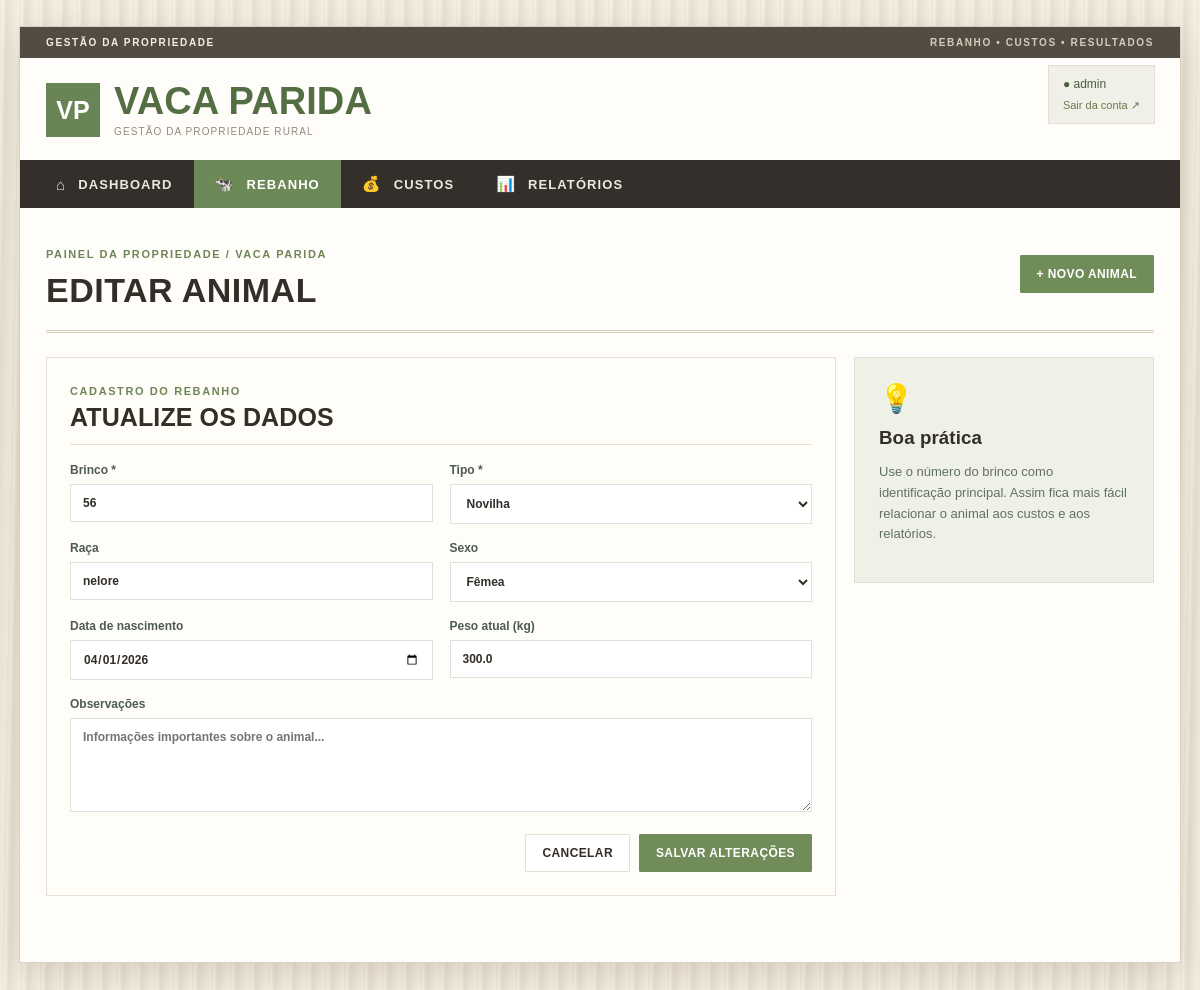
Screenshot of /rebanho/editar/1 (signed in) with the database file from the repository.
### tables this page shows
CREATE TABLE animais (
            id INTEGER PRIMARY KEY AUTOINCREMENT,
            brinco TEXT NOT NULL,
            tipo TEXT NOT NULL,
            raca TEXT,
            sexo TEXT,
            nascimento TEXT,
            peso REAL DEFAULT 0,
            observacoes TEXT
        , usuario_id INTEGER REFERENCES usuarios(id));

### app.py (the view, shortened to what this page needs)
@app.route("/rebanho/editar/<int:id>", methods=["GET", "POST"])
@login_required
def editar_animal(id):
    conn = get_db()
    animal = conn.execute(
        "SELECT * FROM animais WHERE id = ? AND usuario_id = ?", (id, session["usuario_id"])
    ).fetchone()
    if not animal:
        conn.close()
        flash("Animal não encontrado.", "error")
        return redirect(url_for("rebanho"))
    conn.close()
    return render_template("animal_form.html", animal=animal)

### app.py (called while the page is built)
def get_db():
    conn = sqlite3.connect(DB)
    conn.row_factory = sqlite3.Row
    return conn

def login_required(fn):
    @wraps(fn)
    def wrapper(*args, **kwargs):
        if not session.get("usuario_id"):
            return redirect(url_for("login"))
        return fn(*args, **kwargs)
    return wrapper

@app.before_request
def security_checks():
    if session.get("usuario_id"):
        with get_db() as conn:
            if not conn.execute("SELECT 1 FROM usuarios WHERE id=?", (session["usuario_id"],)).fetchone():
                session.clear()
                return redirect(url_for("login"))
    if request.method in ("POST", "PUT", "PATCH", "DELETE"):
        sent = request.form.get("csrf_token", "") or request.headers.get("X-CSRF-Token", "")
        expected = session.get("csrf_token", "")
        if not expected or not hmac.compare_digest(sent, expected):
            abort(400, "Token de segurança inválido. Atualize a página e tente novamente.")

@app.after_request
def security_headers(response):
    response.headers["X-Content-Type-Options"] = "nosniff"
    response.headers["X-Frame-Options"] = "DENY"
    response.headers["Referrer-Policy"] = "strict-origin-when-cross-origin"
    response.headers["Content-Security-Policy"] = "default-src 'self'; style-src 'self' https://fonts.googleapis.com; font-src 'self' https://fonts.gstatic.com; script-src 'self'; img-src 'self' data:; object-src 'none'; base-uri 'self'; frame-ancestors 'none'; form-action 'self'"
    response.headers["Cache-Control"] = "no-store"
    if os.environ.get("COOKIE_SECURE") == "1":
        response.headers["Strict-Transport-Security"] = "max-age=31536000; includeSubDomains"
    return response

### templates/animal_form.html (shortened to what this page needs)
{% extends "base.html" %}
{% block page_title %}{{ "Editar animal" if animal else "Novo animal" }}{% endblock %}
{% block content %}
<div class="form-layout">
    <section class="panel form-panel">
        <div class="panel-head">
            <div><span class="eyebrow">CADASTRO DO REBANHO</span><h3>{{ "Atualize os dados" if animal else "Cadastre um novo animal" }}</h3></div>
        </div>
        <form method="post" class="form-grid">
            <label>Brinco *<input name="brinco" required value="{{ animal.brinco if animal else '' }}" placeholder="Ex.: 102"></label>
            <label>Tipo *
                <select name="tipo" required>
                    {% for tipo in ["Matriz","Bezerro","Touro","Novilha","Outro"] %}
                    <option value="{{ tipo }}" {% if animal and animal.tipo == tipo %}selected{% endif %}>{{ tipo }}</option>
                    {% endfor %}
                </select>
            </label>
            <label>Raça<input name="raca" value="{{ animal.raca if animal else '' }}" placeholder="Ex.: Nelore"></label>
            <label>Sexo
                <select name="sexo">
                    <option value="Fêmea" {% if animal and animal.sexo == "Fêmea" %}selected{% endif %}>Fêmea</option>
                </select>
            </label>
            <label>Data de nascimento<input type="date" name="nascimento" value="{{ animal.nascimento if animal else '' }}"></label>
            <label>Peso atual (kg)<input type="number" step="0.1" min="0" name="peso" value="{{ animal.peso if animal else '0' }}"></label>
            <label class="full">Observações<textarea name="observacoes" rows="5" placeholder="Informações importantes sobre o animal...">{{ animal.observacoes if animal else '' }}</textarea></label>
            <div class="form-actions full">
                <a class="btn" href="{{ url_for('rebanho') }}">Cancelar</a>
                <button class="btn btn-primary" type="submit">{{ "Salvar alterações" if animal else "Cadastrar animal" }}</button>
            </div>
        </form>
    </section>
    <aside class="tip-card">
        <span class="tip-icon">💡</span>
        <h3>Boa prática</h3>
        <p>Use o número do brinco como identificação principal. Assim fica mais fácil relacionar o animal aos custos e aos relatórios.</p>
    </aside>
</div>
{% endblock %}

### static/style.css (style rules this page uses)
:root { --bg:#f5f7f3;--surface:#fff;--text:#17231b;--muted:#6d786f; --primary:#2f6b43;--primary-dark:#245435;--soft:#e9f1ea; --border:#e2e8e2;--danger:#b54747;--shadow:0 10px 30px rgba(29,55,35,.07); }
* { box-sizing:border-box }
body { margin:0;background:var(--bg);color:var(--text);font-family:Inter,Arial,sans-serif }
a { text-decoration:none;color:inherit }
button,input,select,textarea { font:inherit }
.eyebrow { font-size:11px;letter-spacing:1.3px;font-weight:800;color:#7b887e }
.btn { border:1px solid var(--border);background:#fff;color:var(--text);padding:11px 16px;border-radius:9px;font-weight:700;cursor:pointer;display:inline-flex;align-items:center;justify-content:center;gap:7px }
.btn-primary { background:var(--primary);border-color:var(--primary);color:#fff }
.panel { background:var(--surface);border:1px solid var(--border);border-radius:14px;padding:22px;box-shadow:var(--shadow);margin-bottom:18px }
.panel-head { display:flex;align-items:center;justify-content:space-between;gap:15px;margin-bottom:18px }
.panel-head h3 { margin:4px 0 0;font-size:18px }
.form-layout { display:grid;grid-template-columns:minmax(0,1fr) 300px;gap:18px }
.form-grid { display:grid;grid-template-columns:1fr 1fr;gap:17px }
label { font-size:12px;font-weight:700;color:#4d5b51 }
label input,label select,label textarea { display:block;width:100%;margin-top:7px;padding:11px 12px;border:1px solid #dbe3dc;border-radius:9px;background:#fff;outline:none;color:var(--text) }
label textarea { resize:vertical }
.full { grid-column:1/-1 }
.form-actions { display:flex;justify-content:flex-end;gap:9px;padding-top:5px }
.tip-card { background:#e9f1ea;border:1px solid #d6e5d8;border-radius:14px;padding:24px;height:max-content }
.tip-icon { font-size:28px }
.tip-card h3 { margin:12px 0 6px }
.tip-card p { color:#617064;line-height:1.6;font-size:13px }
:root { --bg:#f4f1e9;--surface:#fffdf8;--text:#202b24;--muted:#7b8178;--primary:#2e5946;--primary-dark:#183e30;--soft:#e9ede3;--border:#e5e3d8;--shadow:0 8px 28px rgba(38,52,40,.045) }
body { font-family:'DM Sans',sans-serif;background:var(--bg) }
h1,h2,h3,.stat-card strong,.brand strong { font-family:Outfit,sans-serif;letter-spacing:-.035em }
.panel,.stat-card { border-radius:8px }
.btn { border-radius:5px }
.btn-primary { background:#b18a54;border-color:#b18a54;color:#fff }
.eyebrow { color:#a78558 }
:root { --bg:#f4f0e6;--surface:#fffdf8;--text:#332e28;--muted:#807b70;--primary:#617c4b;--primary-dark:#455d35;--soft:#edf1e6;--border:#e6e0d4;--shadow:0 3px 15px #4e3e2512 }
body { font-family:'DM Sans',sans-serif;background:repeating-linear-gradient(91deg,#eee7d9 0px,#f7f1e6 3px,#e9e0d1 7px,#f2eadd 13px,#f6f0e5 19px);color:var(--text) }
h1,h2,h3,.brand strong,.stat-card strong { font-family:'Barlow Condensed',sans-serif;letter-spacing:.1px }
.eyebrow,.hero-kicker { color:#708557;letter-spacing:1.6px;font-size:11px;font-weight:800 }
.btn { border-radius:1px;box-shadow:none;font-size:12px;text-transform:uppercase;letter-spacing:.4px }
.btn-primary { background:#708c58;border-color:#708c58;color:white }
.panel { border-radius:0;box-shadow:none;border:1px solid #e5e0d5;padding:23px }
.panel-head { border-bottom:1px solid #e4e0d4;padding-bottom:12px }
.panel-head h3 { font-size:25px;text-transform:uppercase }
.tip-card,.info-banner { border-radius:0;background:#eff1e7 }
label input,label select,label textarea { border-radius:0 }

### rows the page displays
animais: brinco "56", tipo "Novilha", raca "nelore", sexo "Fêmea", nascimento "04/01/2026", peso "300.0"

### other values shown
{{ session.usuario }} "admin"
{{ "Editar animal" if animal else "Novo animal" }} "EDITAR ANIMAL"
{{ "Atualize os dados" if animal else "Cadastre um novo animal" }} "ATUALIZE OS DADOS"
{{ "Salvar alterações" if animal else "Cadastrar animal" }} "SALVAR ALTERAÇÕES"
